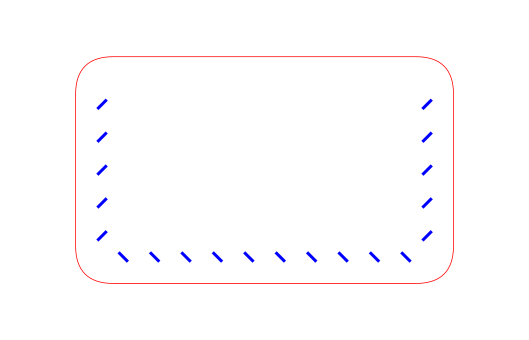

Recreate this plot in Python.
from laser_svg import RoundedRectangle, SvgDocument


def generate_sample() -> None:
    doc = SvgDocument(width_mm=140, height_mm=90)
    shape = RoundedRectangle(20, 15, 100, 60, radius=10)

    doc.add_shape(shape, layer="cut")

    # RoundedRectangle edges: 0=top, 1=right, 2=bottom, 3=left
    doc.add_stitch_pattern(
        shape,
        edges=[1, 2, 3],  # right, bottom, left
        spacing=8.0,
        stitch_length=3.5,
        stitch_angle_deg=45.0,
        inset=7.0,
        layer="stitch",
        stitch_thickness=0.8,
    )

    doc.save("sample.svg")
    doc.save_png("sample.png", background_color="white")
    print("Generated: sample.svg")
    print("Generated: sample.png")


if __name__ == "__main__":
    generate_sample()
